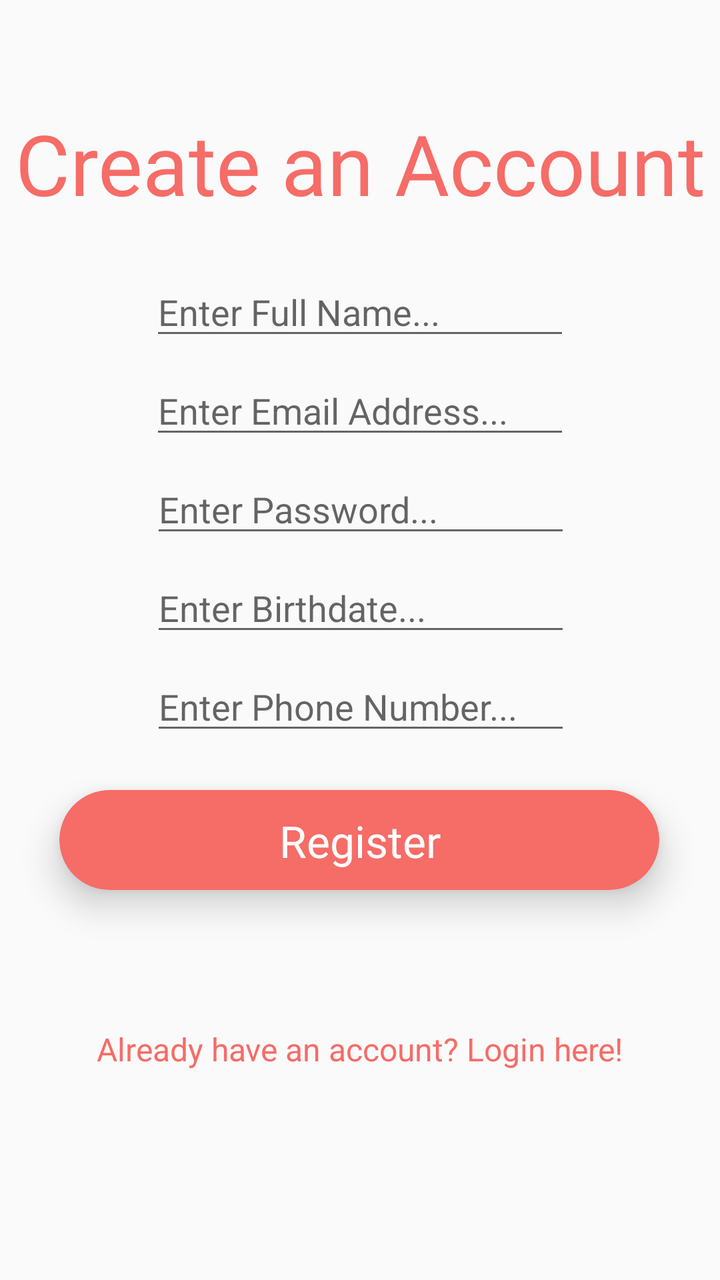
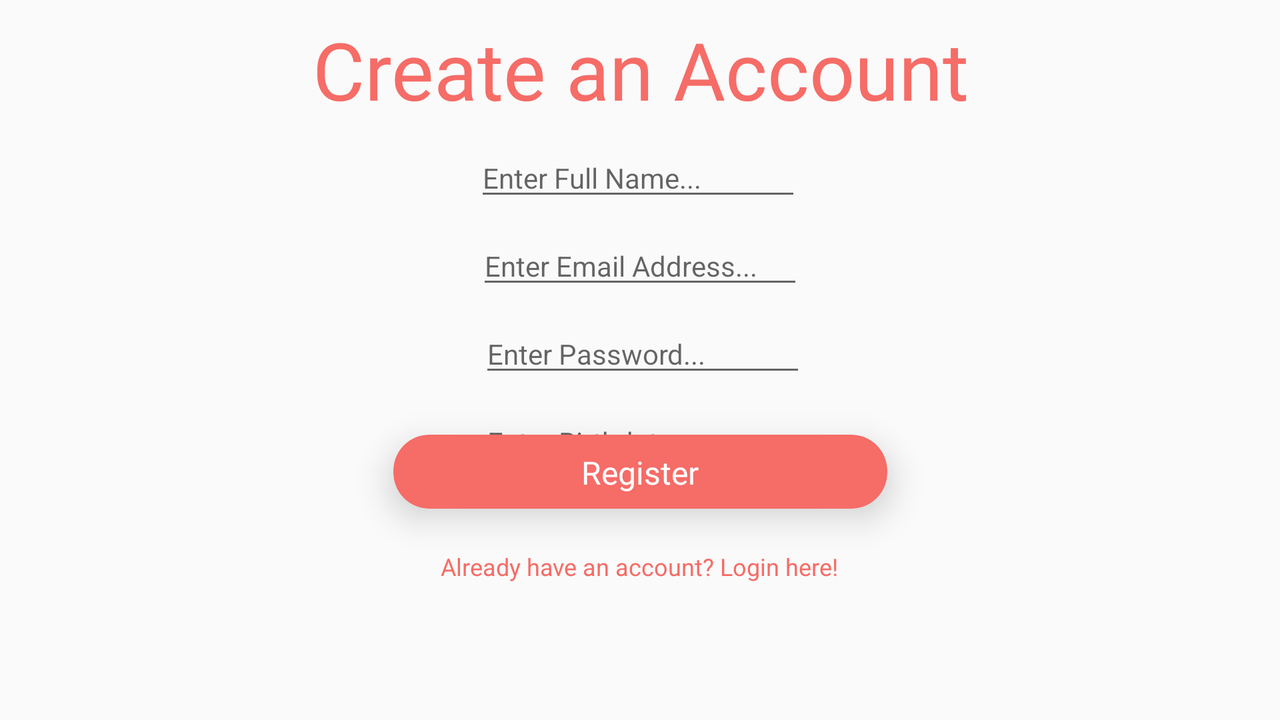

Compare how this app lays out the same screen by default and in its alternative resource folder. The renders come first, then the two layout files and the values they reference.
<!-- AndroidManifest.xml: application theme AppTheme -->
<!-- res/layout/activity_sign_up.xml -->
<?xml version="1.0" encoding="utf-8"?>
<android.support.constraint.ConstraintLayout xmlns:android="http://schemas.android.com/apk/res/android"
    xmlns:app="http://schemas.android.com/apk/res-auto"
    xmlns:tools="http://schemas.android.com/tools"
    android:layout_width="match_parent"
    android:layout_height="match_parent"
    tools:context="com.example.theal.letshang.SignUp">

    <android.support.v7.widget.CardView
        android:id="@+id/cardView"
        android:layout_width="300dp"
        android:layout_height="50dp"
        android:layout_marginBottom="8dp"
        android:layout_marginEnd="8dp"
        android:layout_marginStart="8dp"
        android:layout_marginTop="8dp"
        app:cardBackgroundColor="#f66c67"
        app:cardCornerRadius="25dp"
        app:cardElevation="10dp"
        app:layout_constraintBottom_toBottomOf="parent"
        app:layout_constraintEnd_toEndOf="parent"
        app:layout_constraintHorizontal_bias="0.494"
        app:layout_constraintStart_toStartOf="parent"
        app:layout_constraintTop_toTopOf="parent"
        app:layout_constraintVertical_bias="0.674">

        <android.support.constraint.ConstraintLayout
            android:layout_width="match_parent"
            android:layout_height="match_parent">

            <Button
                android:id="@+id/btnRegister"
                style="@style/Widget.AppCompat.Button.Borderless"
                android:layout_width="251dp"
                android:layout_height="53dp"
                android:layout_marginBottom="8dp"
                android:layout_marginEnd="8dp"
                android:layout_marginStart="8dp"
                android:layout_marginTop="8dp"
                android:fontFamily="@font/rum_raisin"
                android:onClick="signUpUser"
                android:text="Register"
                android:textAppearance="@style/TextAppearance.AppCompat.Large"
                android:textColor="@android:color/white"
                android:textSize="22sp"
                app:layout_constraintBottom_toBottomOf="parent"
                app:layout_constraintEnd_toEndOf="parent"
                app:layout_constraintHorizontal_bias="0.515"
                app:layout_constraintStart_toStartOf="parent"
                app:layout_constraintTop_toTopOf="parent" />
        </android.support.constraint.ConstraintLayout>
    </android.support.v7.widget.CardView>

    <EditText
        android:id="@+id/etName"
        android:layout_width="wrap_content"
        android:layout_height="wrap_content"
        android:layout_marginBottom="8dp"
        android:layout_marginEnd="8dp"
        android:layout_marginStart="8dp"
        android:layout_marginTop="8dp"
        android:ems="10"
        android:hint="Enter Full Name..."
        android:inputType="textPersonName"
        app:layout_constraintBottom_toBottomOf="parent"
        app:layout_constraintEnd_toEndOf="parent"
        app:layout_constraintStart_toStartOf="parent"
        app:layout_constraintTop_toBottomOf="@+id/textView3"
        app:layout_constraintVertical_bias="0.034" />

    <EditText
        android:id="@+id/etEmail"
        android:layout_width="wrap_content"
        android:layout_height="wrap_content"
        android:layout_marginBottom="8dp"
        android:layout_marginEnd="8dp"
        android:layout_marginStart="8dp"
        android:layout_marginTop="8dp"
        android:ems="10"
        android:hint="Enter Email Address..."
        android:inputType="textEmailAddress"
        app:layout_constraintBottom_toBottomOf="parent"
        app:layout_constraintEnd_toEndOf="parent"
        app:layout_constraintStart_toStartOf="parent"
        app:layout_constraintTop_toBottomOf="@+id/etName"
        app:layout_constraintVertical_bias="0.0" />

    <EditText
        android:id="@+id/etPassword"
        android:layout_width="wrap_content"
        android:layout_height="wrap_content"
        android:layout_marginBottom="8dp"
        android:layout_marginEnd="8dp"
        android:layout_marginStart="8dp"
        android:layout_marginTop="8dp"
        android:ems="10"
        android:hint="Enter Password..."
        android:inputType="textPassword"
        app:layout_constraintBottom_toBottomOf="parent"
        app:layout_constraintEnd_toEndOf="parent"
        app:layout_constraintHorizontal_bias="0.503"
        app:layout_constraintStart_toStartOf="parent"
        app:layout_constraintTop_toBottomOf="@+id/etEmail"
        app:layout_constraintVertical_bias="0.0" />

    <Button
        android:id="@+id/btnGoToLogin"
        style="@style/Widget.AppCompat.Button.Borderless"
        android:layout_width="wrap_content"
        android:layout_height="50dp"
        android:layout_marginBottom="44dp"
        android:layout_marginEnd="8dp"
        android:layout_marginStart="8dp"
        android:layout_marginTop="8dp"
        android:fontFamily="sans-serif"
        android:onClick="gotoLogin"
        android:text="Already have an account? Login here!"
        android:textAllCaps="false"
        android:textColor="#f66c67"
        android:textSize="16sp"
        app:layout_constraintBottom_toBottomOf="parent"
        app:layout_constraintEnd_toEndOf="parent"
        app:layout_constraintHorizontal_bias="0.495"
        app:layout_constraintStart_toStartOf="parent"
        app:layout_constraintTop_toBottomOf="@+id/cardView" />

    <TextView
        android:id="@+id/textView3"
        android:layout_width="wrap_content"
        android:layout_height="wrap_content"
        android:layout_marginBottom="8dp"
        android:layout_marginEnd="8dp"
        android:layout_marginStart="8dp"
        android:layout_marginTop="8dp"
        android:fontFamily="@font/rum_raisin"
        android:text="Create an Account"
        android:textAlignment="center"
        android:textAppearance="@style/TextAppearance.AppCompat.Display1"
        android:textColor="#f66c67"
        android:textSize="42sp"
        app:layout_constraintBottom_toBottomOf="parent"
        app:layout_constraintEnd_toEndOf="parent"
        app:layout_constraintHorizontal_bias="0.495"
        app:layout_constraintStart_toStartOf="parent"
        app:layout_constraintTop_toTopOf="parent"
        app:layout_constraintVertical_bias="0.08" />

    <ProgressBar
        android:id="@+id/pbRegister"
        style="?android:attr/progressBarStyle"
        android:layout_width="wrap_content"
        android:layout_height="wrap_content"
        android:layout_marginBottom="8dp"
        android:layout_marginEnd="8dp"
        android:layout_marginStart="8dp"
        android:layout_marginTop="8dp"
        android:visibility="invisible"
        app:layout_constraintBottom_toBottomOf="parent"
        app:layout_constraintEnd_toEndOf="parent"
        app:layout_constraintStart_toStartOf="parent"
        app:layout_constraintTop_toTopOf="@+id/textView3"
        app:layout_constraintVertical_bias="0.259" />

    <EditText
        android:id="@+id/etBirthdate"
        android:layout_width="wrap_content"
        android:layout_height="wrap_content"
        android:layout_marginBottom="8dp"
        android:layout_marginEnd="8dp"
        android:layout_marginStart="8dp"
        android:layout_marginTop="8dp"
        android:ems="10"
        android:hint="Enter Birthdate..."
        android:inputType="date"
        app:layout_constraintBottom_toBottomOf="parent"
        app:layout_constraintEnd_toEndOf="parent"
        app:layout_constraintHorizontal_bias="0.503"
        app:layout_constraintStart_toStartOf="parent"
        app:layout_constraintTop_toBottomOf="@+id/etPassword"
        app:layout_constraintVertical_bias="0.0" />

    <EditText
        android:id="@+id/etPhone"
        android:layout_width="wrap_content"
        android:layout_height="wrap_content"
        android:layout_marginBottom="160dp"
        android:layout_marginEnd="8dp"
        android:layout_marginStart="8dp"
        android:layout_marginTop="8dp"
        android:ems="10"
        android:hint="Enter Phone Number..."
        android:inputType="date"
        app:layout_constraintBottom_toBottomOf="parent"
        app:layout_constraintEnd_toEndOf="parent"
        app:layout_constraintHorizontal_bias="0.503"
        app:layout_constraintStart_toStartOf="parent"
        app:layout_constraintTop_toBottomOf="@+id/etBirthdate"
        app:layout_constraintVertical_bias="0.0" />
</android.support.constraint.ConstraintLayout>
<!-- resources referenced by this layout -->
<resources>
  <style name="AppTheme" parent="Theme.AppCompat.Light">
          <item name="colorPrimary">#f66c67</item>
          <item name="android:textColorPrimary">#fff</item>
      </style>
</resources>
<!-- res/layout-land/activity_sign_up.xml (the repository's variant of the layout above) -->
<!-- drawn on the phone turned sideways -->
<?xml version="1.0" encoding="utf-8"?>
<android.support.constraint.ConstraintLayout xmlns:android="http://schemas.android.com/apk/res/android"
    xmlns:app="http://schemas.android.com/apk/res-auto"
    xmlns:tools="http://schemas.android.com/tools"
    android:layout_width="match_parent"
    android:layout_height="match_parent"
    tools:context="com.example.theal.letshang.SignUp">

    <android.support.v7.widget.CardView
        android:id="@+id/cardView"
        android:layout_width="247dp"
        android:layout_height="37dp"
        android:layout_marginBottom="8dp"
        android:layout_marginEnd="8dp"
        android:layout_marginStart="8dp"
        android:layout_marginTop="8dp"
        app:cardBackgroundColor="#f66c67"
        app:cardCornerRadius="18dp"
        app:cardElevation="10dp"
        app:layout_constraintBottom_toBottomOf="parent"
        app:layout_constraintEnd_toEndOf="parent"
        app:layout_constraintStart_toStartOf="parent"
        app:layout_constraintTop_toBottomOf="@+id/etPhone"
        app:layout_constraintVertical_bias="0.0">

        <android.support.constraint.ConstraintLayout
            android:layout_width="match_parent"
            android:layout_height="match_parent">

            <Button
                android:id="@+id/btnRegister"
                style="@style/Widget.AppCompat.Button.Borderless"
                android:layout_width="0dp"
                android:layout_height="46dp"
                android:layout_marginBottom="8dp"
                android:layout_marginEnd="8dp"
                android:layout_marginStart="8dp"
                android:layout_marginTop="8dp"
                android:fontFamily="@font/rum_raisin"
                android:onClick="signUpUser"
                android:text="Register"
                android:textAppearance="@style/TextAppearance.AppCompat.Large"
                android:textColor="@android:color/white"
                android:textSize="16sp"
                app:layout_constraintBottom_toBottomOf="parent"
                app:layout_constraintEnd_toEndOf="parent"
                app:layout_constraintHorizontal_bias="0.515"
                app:layout_constraintStart_toStartOf="parent"
                app:layout_constraintTop_toTopOf="parent" />
        </android.support.constraint.ConstraintLayout>
    </android.support.v7.widget.CardView>

    <EditText
        android:id="@+id/etName"
        android:layout_width="wrap_content"
        android:layout_height="wrap_content"
        android:layout_marginBottom="8dp"
        android:layout_marginEnd="8dp"
        android:layout_marginStart="8dp"
        android:layout_marginTop="8dp"
        android:ems="10"
        android:hint="Enter Full Name..."
        android:inputType="textPersonName"
        android:textSize="14sp"
        app:layout_constraintBottom_toBottomOf="parent"
        app:layout_constraintEnd_toEndOf="parent"
        app:layout_constraintHorizontal_bias="0.498"
        app:layout_constraintStart_toStartOf="parent"
        app:layout_constraintTop_toBottomOf="@+id/textView3"
        app:layout_constraintVertical_bias="0.0" />

    <EditText
        android:id="@+id/etEmail"
        android:layout_width="wrap_content"
        android:layout_height="wrap_content"
        android:layout_marginBottom="8dp"
        android:layout_marginEnd="8dp"
        android:layout_marginStart="8dp"
        android:layout_marginTop="8dp"
        android:ems="10"
        android:hint="Enter Email Address..."
        android:inputType="textEmailAddress"
        android:textSize="14sp"
        app:layout_constraintBottom_toBottomOf="parent"
        app:layout_constraintEnd_toEndOf="parent"
        app:layout_constraintStart_toStartOf="parent"
        app:layout_constraintTop_toBottomOf="@+id/etName"
        app:layout_constraintVertical_bias="0.0" />

    <EditText
        android:id="@+id/etPassword"
        android:layout_width="wrap_content"
        android:layout_height="wrap_content"
        android:layout_marginBottom="8dp"
        android:layout_marginEnd="8dp"
        android:layout_marginStart="8dp"
        android:layout_marginTop="8dp"
        android:ems="10"
        android:hint="Enter Password..."
        android:inputType="textPassword"
        android:textSize="14sp"
        app:layout_constraintBottom_toBottomOf="parent"
        app:layout_constraintEnd_toEndOf="parent"
        app:layout_constraintHorizontal_bias="0.503"
        app:layout_constraintStart_toStartOf="parent"
        app:layout_constraintTop_toBottomOf="@+id/etEmail"
        app:layout_constraintVertical_bias="0.0" />

    <Button
        android:id="@+id/btnGoToLogin"
        style="@style/Widget.AppCompat.Button.Borderless"
        android:layout_width="wrap_content"
        android:layout_height="37dp"
        android:layout_marginBottom="44dp"
        android:layout_marginEnd="8dp"
        android:layout_marginStart="8dp"
        android:layout_marginTop="8dp"
        android:fontFamily="sans-serif"
        android:onClick="gotoLogin"
        android:text="Already have an account? Login here!"
        android:textAllCaps="false"
        android:textColor="#f66c67"
        android:textSize="12sp"
        app:layout_constraintBottom_toBottomOf="parent"
        app:layout_constraintEnd_toEndOf="parent"
        app:layout_constraintHorizontal_bias="0.498"
        app:layout_constraintStart_toStartOf="parent"
        app:layout_constraintTop_toBottomOf="@+id/cardView"
        app:layout_constraintVertical_bias="0.142" />

    <TextView
        android:id="@+id/textView3"
        android:layout_width="340dp"
        android:layout_height="wrap_content"
        android:layout_marginBottom="8dp"
        android:layout_marginEnd="8dp"
        android:layout_marginStart="8dp"
        android:layout_marginTop="8dp"
        android:fontFamily="@font/rum_raisin"
        android:text="Create an Account"
        android:textAlignment="center"
        android:textAppearance="@style/TextAppearance.AppCompat.Display1"
        android:textColor="#f66c67"
        android:textSize="40sp"
        app:layout_constraintBottom_toBottomOf="parent"
        app:layout_constraintEnd_toEndOf="parent"
        app:layout_constraintStart_toStartOf="parent"
        app:layout_constraintTop_toTopOf="parent"
        app:layout_constraintVertical_bias="0.0" />

    <ProgressBar
        android:id="@+id/pbRegister"
        style="?android:attr/progressBarStyle"
        android:layout_width="wrap_content"
        android:layout_height="wrap_content"
        android:layout_marginBottom="8dp"
        android:layout_marginEnd="8dp"
        android:layout_marginStart="8dp"
        android:layout_marginTop="8dp"
        android:visibility="invisible"
        app:layout_constraintBottom_toBottomOf="parent"
        app:layout_constraintEnd_toEndOf="parent"
        app:layout_constraintStart_toStartOf="parent"
        app:layout_constraintTop_toTopOf="@+id/textView3"
        app:layout_constraintVertical_bias="0.259" />

    <EditText
        android:id="@+id/etBirthdate"
        android:layout_width="wrap_content"
        android:layout_height="wrap_content"
        android:layout_marginBottom="8dp"
        android:layout_marginEnd="8dp"
        android:layout_marginStart="8dp"
        android:layout_marginTop="8dp"
        android:ems="10"
        android:hint="Enter Birthdate..."
        android:inputType="date"
        android:textSize="14sp"
        app:layout_constraintBottom_toBottomOf="parent"
        app:layout_constraintEnd_toEndOf="parent"
        app:layout_constraintHorizontal_bias="0.503"
        app:layout_constraintStart_toStartOf="parent"
        app:layout_constraintTop_toBottomOf="@+id/etPassword"
        app:layout_constraintVertical_bias="0.0" />

    <EditText
        android:id="@+id/etPhone"
        android:layout_width="wrap_content"
        android:layout_height="wrap_content"
        android:layout_marginBottom="160dp"
        android:layout_marginEnd="8dp"
        android:layout_marginStart="8dp"
        android:layout_marginTop="8dp"
        android:ems="10"
        android:hint="Enter Phone Number..."
        android:inputType="date"
        android:textSize="14sp"
        app:layout_constraintBottom_toBottomOf="parent"
        app:layout_constraintEnd_toEndOf="parent"
        app:layout_constraintHorizontal_bias="0.503"
        app:layout_constraintStart_toStartOf="parent"
        app:layout_constraintTop_toBottomOf="@+id/etBirthdate"
        app:layout_constraintVertical_bias="0.0" />
</android.support.constraint.ConstraintLayout>
